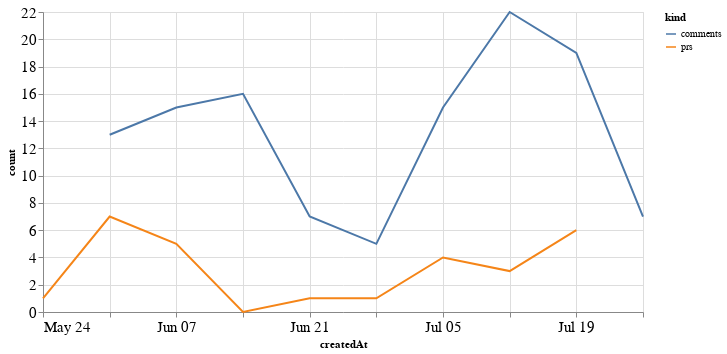

Notebook code cell kept with this figure:
### Code cell
alt.Chart(total_time, width=600).mark_line().encode(
    x='createdAt',
    y='count',
    color='kind'
)

### Figure 1 — Vega-Lite specification as saved in the notebook (floating-point values rounded to 4 significant figures)
{"config": {"axisLeft": {"labelFontSize": 15}, "axisBottom": {"labelFontSize": 15}}, "data": {"name": "data-6721b0e517fc6a6b9fe4f1ac63f3ccd7"}, "mark": "line", "encoding": {"color": {"type": "nominal", "field": "kind"}, "x": {"type": "temporal", "field": "createdAt"}, "y": {"type": "quantitative", "field": "count"}}, "width": 600, "$schema": "https://vega.github.io/schema/vega-lite/v4.8.1.json", "datasets": {"data-6721b0e517fc6a6b9fe4f1ac63f3ccd7": [{"createdAt": "2020-05-24T00:00:00", "kind": "prs", "count": 1.0}, {"createdAt": "2020-05-31T00:00:00", "kind": "prs", "count": 7.0}, {"createdAt": "2020-06-07T00:00:00", "kind": "prs", "count": 5.0}, {"createdAt": "2020-06-14T00:00:00", "kind": "prs", "count": 0.0}, {"createdAt": "2020-06-21T00:00:00", "kind": "prs", "count": 1.0}, {"createdAt": "2020-06-28T00:00:00", "kind": "prs", "count": 1.0}, {"createdAt": "2020-07-05T00:00:00", "kind": "prs", "count": 4.0}, {"createdAt": "2020-07-12T00:00:00", "kind": "prs", "count": 3.0}, {"createdAt": "2020-07-19T00:00:00", "kind": "prs", "count": 6.0}, {"createdAt": "2020-07-26T00:00:00", "kind": "prs", "count": null}, {"createdAt": "2020-05-24T00:00:00", "kind": "comments", "count": null}, {"createdAt": "2020-05-31T00:00:00", "kind": "comments", "count": 13.0}, {"createdAt": "2020-06-07T00:00:00", "kind": "comments", "count": 15.0}, {"createdAt": "2020-06-14T00:00:00", "kind": "comments", "count": 16.0}, {"createdAt": "2020-06-21T00:00:00", "kind": "comments", "count": 7.0}, {"createdAt": "2020-06-28T00:00:00", "kind": "comments", "count": 5.0}, {"createdAt": "2020-07-05T00:00:00", "kind": "comments", "count": 15.0}, {"createdAt": "2020-07-12T00:00:00", "kind": "comments", "count": 22.0}, {"createdAt": "2020-07-19T00:00:00", "kind": "comments", "count": 19.0}, {"createdAt": "2020-07-26T00:00:00", "kind": "comments", "count": 7.0}]}}
